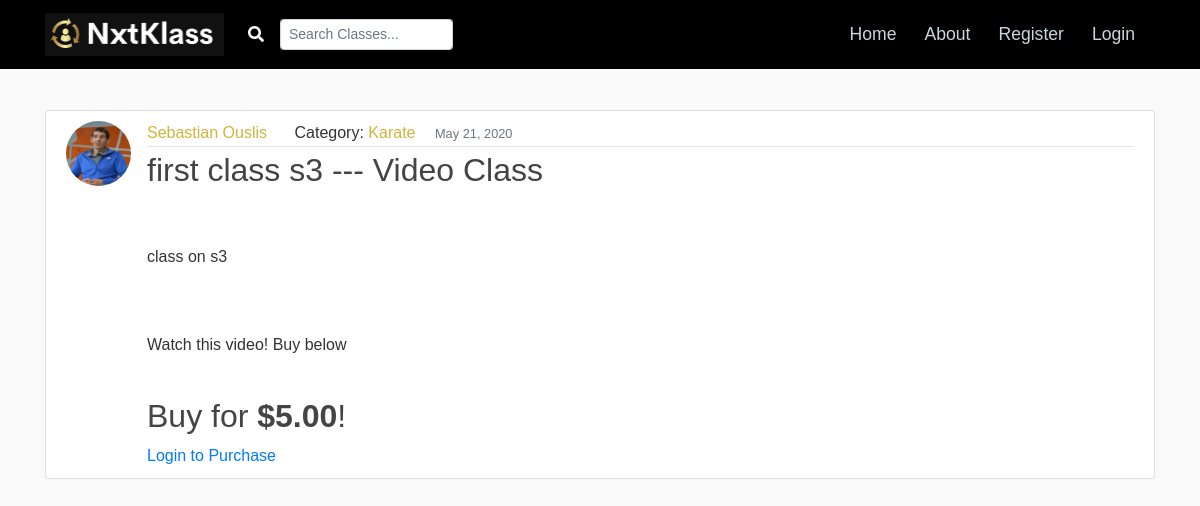
The page /blog/post/5/ on the database its author committed.
### blog/models.py (models this page shows, shortened)
class ClassRoot(models.Model):
    title = models.CharField(max_length=100)
    content = models.TextField()
    date_posted = models.DateTimeField(default=timezone.now)
    author = models.ForeignKey(User, on_delete=models.CASCADE)
    author_profile = models.ForeignKey(Profile, null=True, default=None, on_delete=models.SET_DEFAULT)
    category = models.ForeignKey(Category, null=True, default=None, on_delete=models.SET_DEFAULT)
    is_purchase = models.BooleanField(default=False)
    is_one_on_one = models.BooleanField(default=False)
    is_stream = models.BooleanField(default=False)
    is_video = models.BooleanField(default=False)

class Category(models.Model):
    name = models.TextField()
    def __str__(self):
        return self.name

### users/models.py (models this page shows, shortened)
class Profile(models.Model):
    user = models.OneToOneField(User, on_delete=models.CASCADE)
    full_name = models.CharField(max_length=40, default='First Last')
    instagram_handle = models.TextField(default='')
    youtube_channel = models.TextField(default='')
    image = models.ImageField(default='profile_pics/default_logo.PNG', upload_to=user_directory_path)
    short_description = models.CharField(max_length=100, default='Add a short description of yourself')
    description = models.TextField(default='Add a description of your Skills and what you can offer as classes')
    youtube_profile_link = models.TextField(default='')
    youtube_short_link = models.TextField(default='')

### blog/views.py (the view)
# urls.py: path('post/<int:pk>/', PostDetailView.as_view(), name='post-detail'),
class PostDetailView(DetailView):
    model = ClassRoot
    template_name = 'blog/post_detail.html'
    def get_context_data(self, *args, **kwargs):
        context = super().get_context_data(*args, **kwargs)
        class_root_object = self.object
        if class_root_object.is_purchase:
            purchase_info = get_object_or_404(ClassPurchaseInfo, classroot=class_root_object)
            charge = str(int(purchase_info.cost * 100))
            dollars_of_charge = charge[:-2]
            cents_of_charge = charge[-2:]
            context['key'] = settings.STRIPE_PUBLISHABLE_KEY
            context['stripe_description'] = str(class_root_object.title)+" by "+str(class_root_object.author.username)
            context['stripe_charge'] = charge
            context['stripe_charge_dollars'] = dollars_of_charge
            context['stripe_charge_cents'] = cents_of_charge
            context['stripe_locale'] = 'auto'
        if class_root_object.is_one_on_one:
            one_on_one_info = get_object_or_404(ClassOneOnOneInfo, classroot=class_root_object)
            time_info = get_object_or_404(TimeForClass, classroot=class_root_object)
            context["class_date"] = str(time_info.date)
            context["class_time"] = str(time_info.time_of_day)
        if class_root_object.is_stream:
            stream_info = get_object_or_404(ClassStreamInfo, classroot=class_root_object)
            time_info = get_object_or_404(TimeForClass, classroot=class_root_object)
            context["class_date"] = str(time_info.date)
            context["class_time"] = str(time_info.time_of_day)
        if class_root_object.is_video:
            video_info = get_object_or_404(ClassVideoInfo, classroot=class_root_object)
            context["video_name"] = video_info.video_name
        return context

### blog/templates/blog/post_detail.html
{% extends "blog/base.html" %}
{% block content%}
    <article class="media content-section">
      <img class="rounded-circle article-img" src="{{ object.author.profile.image.url }}">
      <div class="media-body">
        <div class="article-metadata">
          <a class="mr-2 userlink" href="{% url 'user-posts' object.author.username %}">{{ object.author_profile.full_name }}</a>
          <a class="spacing">Category:</a>
            <a class="post-category" href="{% url 'post-category' object.category %}">{{ object.category }}</a>
            <div class="spacing">
              <small class="text-muted">{{ object.date_posted|date:"F d, Y" }}</small>
            </div>
        </div>
        <h2 class="article-title">{{ object.title }}  ---
        {% if object.is_one_on_one %}
          One on One Class
        {% elif object.is_stream %}
          Live Stream Class
        {% elif object.is_video %}
          Video Class
        {% endif %}
        </h2>
        <br>
        <p class="article-content"><br>{{ object.content }}</p>
        <p class="article-content">
        {% if object.is_one_on_one %}
          Take this one on one class! Buy below
        {% elif object.is_stream %}
          {% if object.is_purchase %}
            Watch this stream! Buy below
          {% else %}
            Watch this stream for Free!
          {% endif %}
        {% elif object.is_video %}
          Watch this video! Buy below
        {% endif %}
        </p>
        {% if object.is_purchase %}
          <h2>Buy for <strong>${{ stripe_charge_dollars }}.{{ stripe_charge_cents }}</strong>!</h2>
          {% if user.is_authenticated %}
            {% if object.author != user %}
              <form action="{% url 'payments-charge' object.author.username object.id %}" method="post">
                {% csrf_token %}
                <script src="https://checkout.stripe.com/checkout.js" class="stripe-button"
                    data-key="{{ key }}"
                    data-description="{{ stripe_description }}"
                    data-amount="{{ stripe_charge }}"
                    data-locale="{{ stripe_locale }}">
                </script>
              </form>
            {% endif %}
          {% else %}
            <a class="mr-2" href="{% url 'login' %}?next={{request.path}}">Login to Purchase</a>
          {% endif %}
        {% endif %}
      </div>
    </article>
{% endblock content %}

### blog/static/css/main.css (style rules this page uses)
body { background: #fafafa; color: #333333; margin-top: 5rem; padding-top: 30px; font-family: 'Poppins', sans-serif; }
h1, h2, h3, h4, h5, h6 { color: #444444; }
.content-section { background: #ffffff; padding: 10px 20px; border: 1px solid #dddddd; border-radius: 3px; margin-bottom: 20px; }
.article-title { color: #444444; }
.article-content { white-space: pre-line; }
.article-img { height: 65px; width: 65px; margin-right: 16px; }
.article-metadata { padding-bottom: 1px; margin-bottom: 4px; border-bottom: 1px solid #e3e3e3 }
.userlink { color: #CFB53B; }
.spacing { display:inline-block; margin-left: 15px; }
.post-category { color: #CFB53B; }

### rows shown on the page
ClassRoot: author.profile.image (picture), author_profile.full_name "Sebastian Ouslis", category "Karate", date_posted "May 21, 2020", title "first class s3", content "class on s3"

### other values the page prints
{{ stripe_charge_dollars }} "5"
{{ stripe_charge_cents }} "00"
